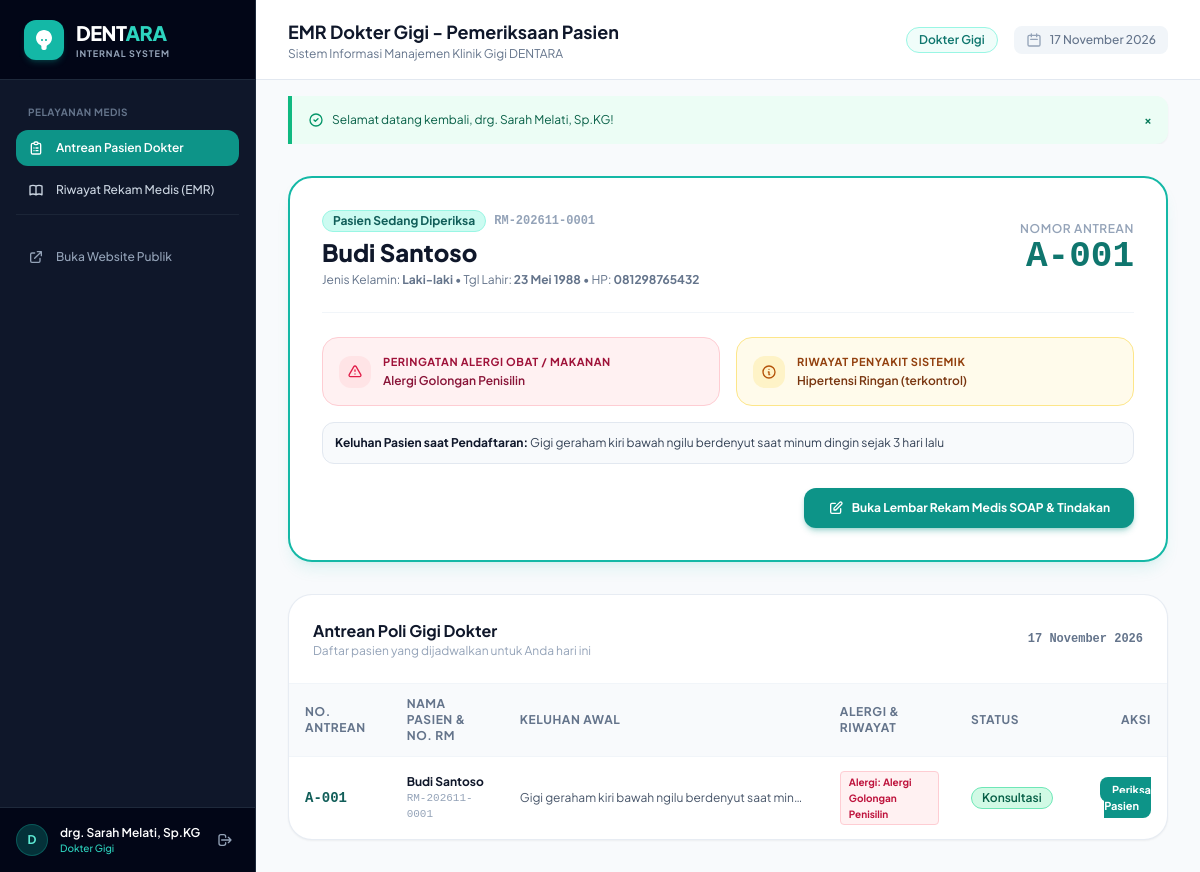
Page /doctor/dashboard (signed in) on the committed database.
### tables this page shows
CREATE TABLE `queues` (
    `id` INT AUTO_INCREMENT PRIMARY KEY,
    `queue_number` VARCHAR(10) NOT NULL,  
    `queue_date` DATE NOT NULL,
    `queue_type` ENUM('online', 'walk_in') NOT NULL DEFAULT 'walk_in',
    `appointment_id` INT DEFAULT NULL,
    `patient_id` INT NOT NULL,
    `doctor_id` INT NOT NULL,
    `status` ENUM('waiting', 'calling', 'in_consultation', 'pharmacy', 'cashier', 'completed', 'cancelled', 'skipped') NOT NULL DEFAULT 'waiting',
    `priority` ENUM('normal', 'urgent') NOT NULL DEFAULT 'normal',
    `called_at` DATETIME DEFAULT NULL,
    `consultation_start` DATETIME DEFAULT NULL,
    `consultation_end` DATETIME DEFAULT NULL,
    `completed_at` DATETIME DEFAULT NULL,
    `created_at` TIMESTAMP DEFAULT CURRENT_TIMESTAMP,
    `updated_at` TIMESTAMP DEFAULT CURRENT_TIMESTAMP ON UPDATE CURRENT_TIMESTAMP,
    INDEX `idx_queues_lookup` (`queue_date`, `status`, `doctor_id`),
    INDEX `idx_queues_num` (`queue_date`, `queue_number`),
    CONSTRAINT `fk_queues_appointment` FOREIGN KEY (`appointment_id`) REFERENCES `appointments` (`id`) ON DELETE SET NULL,
    CONSTRAINT `fk_queues_patient` FOREIGN KEY (`patient_id`) REFERENCES `patients` (`id`) ON DELETE RESTRICT,
    CONSTRAINT `fk_queues_doctor` FOREIGN KEY (`doctor_id`) REFERENCES `doctors` (`id`) ON DELETE RESTRICT
);

CREATE TABLE `patients` (
    `id` INT AUTO_INCREMENT PRIMARY KEY,
    `user_id` INT DEFAULT NULL UNIQUE,  
    `medical_record_number` VARCHAR(20) NOT NULL UNIQUE,  
    `nik` VARCHAR(16) NOT NULL UNIQUE,
    `full_name` VARCHAR(100) NOT NULL,
    `gender` ENUM('L', 'P') NOT NULL,
    `birth_place` VARCHAR(50) DEFAULT NULL,
    `birth_date` DATE NOT NULL,
    `blood_type` ENUM('A', 'B', 'AB', 'O', '-') DEFAULT '-',
    `phone` VARCHAR(20) NOT NULL,
    `email` VARCHAR(100) DEFAULT NULL,
    `address` TEXT NOT NULL,
    `occupation` VARCHAR(50) DEFAULT NULL,
    `allergies` TEXT DEFAULT NULL,  
    `medical_history` TEXT DEFAULT NULL,  
    `emergency_contact_name` VARCHAR(100) DEFAULT NULL,
    `emergency_contact_phone` VARCHAR(20) DEFAULT NULL,
    `emergency_contact_relation` VARCHAR(50) DEFAULT NULL,
    `created_at` TIMESTAMP DEFAULT CURRENT_TIMESTAMP,
    `updated_at` TIMESTAMP DEFAULT CURRENT_TIMESTAMP ON UPDATE CURRENT_TIMESTAMP,
    INDEX `idx_patients_rm` (`medical_record_number`),
    INDEX `idx_patients_nik` (`nik`),
    INDEX `idx_patients_name` (`full_name`),
    CONSTRAINT `fk_patients_user` FOREIGN KEY (`user_id`) REFERENCES `users` (`id`) ON DELETE SET NULL
);

CREATE TABLE `appointments` (
    `id` INT AUTO_INCREMENT PRIMARY KEY,
    `booking_code` VARCHAR(20) NOT NULL UNIQUE,  
    `patient_id` INT DEFAULT NULL,
    `patient_name` VARCHAR(100) NOT NULL,
    `patient_phone` VARCHAR(20) NOT NULL,
    `patient_email` VARCHAR(100) DEFAULT NULL,
    `doctor_id` INT NOT NULL,
    `appointment_date` DATE NOT NULL,
    `estimated_time` TIME DEFAULT NULL,
    `complaint` TEXT NOT NULL,  
    `is_new_patient` TINYINT(1) NOT NULL DEFAULT 0,
    `status` ENUM('pending', 'confirmed', 'checked_in', 'cancelled', 'completed') NOT NULL DEFAULT 'pending',
    `cancellation_reason` TEXT DEFAULT NULL,
    `created_at` TIMESTAMP DEFAULT CURRENT_TIMESTAMP,
    `updated_at` TIMESTAMP DEFAULT CURRENT_TIMESTAMP ON UPDATE CURRENT_TIMESTAMP,
    INDEX `idx_appointments_date` (`appointment_date`, `status`),
    INDEX `idx_appointments_booking_code` (`booking_code`),
    CONSTRAINT `fk_appointments_patient` FOREIGN KEY (`patient_id`) REFERENCES `patients` (`id`) ON DELETE SET NULL,
    CONSTRAINT `fk_appointments_doctor` FOREIGN KEY (`doctor_id`) REFERENCES `doctors` (`id`) ON DELETE RESTRICT
);

### app/Views/doctor/dashboard.php (the view, shortened to what the rows shown need)
<div class="space-y-8">
    <?php if ($currentPatient): ?>
        <div class="bg-white rounded-3xl p-6 sm:p-8 border-2 border-teal-500 shadow-lg shadow-teal-500/10">
            <div class="flex flex-col md:flex-row md:items-center justify-between pb-6 border-b border-slate-100 gap-4">
                <div>
                    <div class="flex items-center gap-2 mb-1">
                        <span class="px-2.5 py-0.5 rounded-full text-xs font-bold bg-teal-100 text-teal-800 border border-teal-200">
                            Pasien Sedang Diperiksa
                        </span>
                        <span class="font-mono text-xs font-bold text-slate-400"><?= sanitize($currentPatient['medical_record_number']) ?></span>
                    </div>
                    <h2 class="text-2xl font-black text-slate-900"><?= sanitize($currentPatient['patient_name']) ?></h2>
                    <p class="text-xs text-slate-500 mt-1">
                        Jenis Kelamin: <strong><?= $currentPatient['gender'] === 'L' ? 'Laki-laki' : 'Perempuan' ?></strong> &bull;
                        Tgl Lahir: <strong><?= formatDateIndo($currentPatient['birth_date']) ?></strong> &bull;
                        HP: <strong><?= sanitize($currentPatient['phone']) ?></strong>
                    </p>
                </div>
                <div class="text-right">
                    <span class="text-xs text-slate-400 font-semibold block uppercase tracking-wider">Nomor Antrean</span>
                    <span class="text-4xl font-black text-teal-700 font-mono"><?= sanitize($currentPatient['queue_number']) ?></span>
                </div>
            </div>
            <div class="grid grid-cols-1 md:grid-cols-2 gap-4 mt-6">
                <div class="p-4 rounded-2xl bg-rose-50 border border-rose-200 flex items-start gap-3">
                    <div class="w-8 h-8 rounded-xl bg-rose-100 text-rose-600 flex items-center justify-center flex-shrink-0 mt-0.5">
                        <svg class="w-4 h-4" fill="none" stroke="currentColor" viewBox="0 0 24 24"><path stroke-linecap="round" stroke-linejoin="round" stroke-width="2" d="M12 9v2m0 4h.01m-6.938 4h13.856c1.54 0 2.502-1.667 1.732-3L13.732 4c-.77-1.333-2.694-1.333-3.464 0L3.34 16c-.77 1.333.192 3 1.732 3z"/></svg>
                    </div>
                    <div>
                        <span class="text-[11px] font-bold text-rose-800 uppercase tracking-wider block">Peringatan Alergi Obat / Makanan</span>
                        <p class="text-xs font-semibold text-rose-900 mt-0.5">
                            <?= !empty($currentPatient['allergies']) ? sanitize($currentPatient['allergies']) : 'Tidak ada riwayat alergi yang dilaporkan.' ?>
                        </p>
                    </div>
                </div>
                <div class="p-4 rounded-2xl bg-amber-50 border border-amber-200 flex items-start gap-3">
                    <div class="w-8 h-8 rounded-xl bg-amber-100 text-amber-700 flex items-center justify-center flex-shrink-0 mt-0.5">
                        <svg class="w-4 h-4" fill="none" stroke="currentColor" viewBox="0 0 24 24"><path stroke-linecap="round" stroke-linejoin="round" stroke-width="2" d="M13 16h-1v-4h-1m1-4h.01M21 12a9 9 0 11-18 0 9 9 0 0118 0z"/></svg>
                    </div>
                    <div>
                        <span class="text-[11px] font-bold text-amber-800 uppercase tracking-wider block">Riwayat Penyakit Sistemik</span>
                        <p class="text-xs font-semibold text-amber-900 mt-0.5">
                            <?= !empty($currentPatient['medical_history']) ? sanitize($currentPatient['medical_history']) : 'Tidak ada riwayat penyakit sistemik.' ?>
                        </p>
                    </div>
                </div>
            </div>
            <?php if (!empty($currentPatient['complaint'])): ?>
                <div class="mt-4 p-3 bg-slate-50 rounded-xl border border-slate-200 text-xs text-slate-700">
                    <strong class="text-slate-900">Keluhan Pasien saat Pendaftaran:</strong> <?= sanitize($currentPatient['complaint']) ?>
                </div>
            <?php endif; ?>
            <div class="mt-6 flex justify-end">
                <a href="<?= url('doctor/emr/create/' . $currentPatient['id']) ?>" class="px-6 py-3 bg-teal-600 hover:bg-teal-700 text-white font-bold rounded-xl text-xs shadow-md shadow-teal-600/30 transition flex items-center gap-2">
                    <svg class="w-4 h-4" fill="none" stroke="currentColor" viewBox="0 0 24 24"><path stroke-linecap="round" stroke-linejoin="round" stroke-width="2" d="M11 5H6a2 2 0 00-2 2v11a2 2 0 002 2h11a2 2 0 002-2v-5m-1.414-9.414a2 2 0 112.828 2.828L11.828 15H9v-2.828l8.586-8.586z"/></svg>
                    Buka Lembar Rekam Medis SOAP & Tindakan
                </a>
            </div>
        </div>
    <?php endif; ?>
    <div class="bg-white rounded-3xl border border-slate-200/80 shadow-sm overflow-hidden">
        <div class="p-6 border-b border-slate-100 flex items-center justify-between">
            <div>
                <h3 class="text-base font-bold text-slate-900">Antrean Poli Gigi Dokter</h3>
                <p class="text-xs text-slate-400">Daftar pasien yang dijadwalkan untuk Anda hari ini</p>
            </div>
            <span class="text-xs font-semibold text-slate-500 font-mono"><?= formatDateIndo($today) ?></span>
        </div>
        <div class="overflow-x-auto">
            <table class="w-full text-xs text-left">
                <thead class="bg-slate-50 text-slate-500 uppercase font-bold tracking-wider border-b border-slate-100">
                    <tr>
                        <th class="py-3 px-4">No. Antrean</th>
                        <th class="py-3 px-4">Nama Pasien & No. RM</th>
                        <th class="py-3 px-4">Keluhan Awal</th>
                        <th class="py-3 px-4">Alergi & Riwayat</th>
                        <th class="py-3 px-4">Status</th>
                        <th class="py-3 px-4 text-right">Aksi</th>
                    </tr>
                </thead>
                <tbody class="divide-y divide-slate-100">
                    <?php if (!empty($queues)): ?>
                        <?php foreach ($queues as $q): ?>
                            <tr class="hover:bg-slate-50">
                                <td class="py-3.5 px-4 font-black font-mono text-sm text-teal-800">
                                    <?= sanitize($q['queue_number']) ?>
                                </td>
                                <td class="py-3.5 px-4">
                                    <div class="font-bold text-slate-900"><?= sanitize($q['patient_name']) ?></div>
                                    <div class="text-[11px] text-slate-400 font-mono"><?= sanitize($q['medical_record_number']) ?></div>
                                </td>
                                <td class="py-3.5 px-4 text-slate-600 max-w-xs truncate"><?= sanitize($q['complaint'] ?? '-') ?></td>
                                <td class="py-3.5 px-4">
                                    <?php if (!empty($q['allergies'])): ?>
                                        <span class="inline-block px-2 py-0.5 rounded text-[10px] font-bold bg-rose-50 text-rose-700 border border-rose-200">
                                            Alergi: <?= sanitize($q['allergies']) ?>
                                        </span>
                                    <?php else: ?>
                                        <span class="text-slate-400 text-[11px]">-</span>
                                    <?php endif; ?>
                                </td>
                                <td class="py-3.5 px-4">
                                    <?= getQueueBadge($q['status']) ?>
                                </td>
                                <td class="py-3.5 px-4 text-right">
                                    <a href="<?= url('doctor/consultation/open/' . $q['id']) ?>" class="px-3 py-1.5 bg-teal-600 hover:bg-teal-700 text-white rounded-lg font-bold text-[11px] transition">
                                        Periksa Pasien
                                    </a>
                                </td>
                            </tr>
                        <?php endforeach; ?>
                    <?php endif; ?>
                </tbody>
            </table>
        </div>
    </div>
</div>

### app/Helpers/functions.php (shortened to what the rows shown need)
<?php
function url(string $path = ''): string {
    return BASE_URL . '/' . ltrim($path, '/');
}
function formatDateIndo($dateStr, bool $includeTime = false): string {
    $timestamp = strtotime($dateStr);
    $bulan = [
        1 => 'Januari', 'Februari', 'Maret', 'April', 'Mei', 'Juni',
        'Juli', 'Agustus', 'September', 'Oktober', 'November', 'Desember'
    ];
    $tgl = date('d', $timestamp);
    $bln = $bulan[(int)date('m', $timestamp)];
    $thn = date('Y', $timestamp);
    $result = "{$tgl} {$bln} {$thn}";
    return $result;
}
function sanitize($input) {
    return htmlspecialchars(trim((string)$input), ENT_QUOTES, 'UTF-8');
}
function getQueueBadge(string $status): string {
    $map = [
        'waiting'         => ['class' => 'bg-amber-100 text-amber-800 border-amber-300', 'label' => 'Menunggu'],
        'calling'         => ['class' => 'bg-blue-100 text-blue-800 border-blue-300 animate-pulse', 'label' => 'Dipanggil'],
        'in_consultation' => ['class' => 'bg-emerald-100 text-emerald-800 border-emerald-300', 'label' => 'Konsultasi'],
        'pharmacy'        => ['class' => 'bg-purple-100 text-purple-800 border-purple-300', 'label' => 'Apotek'],
        'cashier'         => ['class' => 'bg-cyan-100 text-cyan-800 border-cyan-300', 'label' => 'Kasir'],
        'completed'       => ['class' => 'bg-gray-100 text-gray-800 border-gray-300', 'label' => 'Selesai'],
        'cancelled'       => ['class' => 'bg-rose-100 text-rose-800 border-rose-300', 'label' => 'Batal'],
        'skipped'         => ['class' => 'bg-orange-100 text-orange-800 border-orange-300', 'label' => 'Dilewati'],
    ];
    $item = $map[$status] ?? ['class' => 'bg-gray-100 text-gray-800 border-gray-300', 'label' => ucfirst($status)];
    return "<span class=\"inline-flex items-center px-2.5 py-0.5 rounded-full text-xs font-semibold border {$item['class']}\">{$item['label']}</span>";
}

### app/Core/Router.php (shortened to what the rows shown need)
<?php
class Router {
    private array $routes = [];
    private function addRoute(string $method, string $path, $handler, array $middlewares = []): void {
        $this->routes[] = [
            'method'      => strtoupper($method),
            'path'        => '/' . trim($path, '/'),
            'handler'     => $handler,
            'middlewares' => $middlewares,
        ];
    }
    public function dispatch(): void {
        $requestMethod = $_SERVER['REQUEST_METHOD'] ?? 'GET';
        $requestUri = parse_url($_SERVER['REQUEST_URI'] ?? '/', PHP_URL_PATH);
        $scriptName = str_replace('\\', '/', dirname($_SERVER['SCRIPT_NAME'] ?? ''));
        if ($scriptName !== '/' && strpos($requestUri, $scriptName) === 0) {
            $requestUri = substr($requestUri, strlen($scriptName));
        }
        $requestUri = '/' . trim($requestUri, '/');
        foreach ($this->routes as $route) {
            if ($route['method'] !== $requestMethod) {
                continue;
            }
            $pattern = preg_replace('/\{([a-zA-Z0-9_]+)\}/', '(?P<$1>[^/]+)', $route['path']);
            $pattern = '#^' . $pattern . '$#';
            if (preg_match($pattern, $requestUri, $matches)) {
                $params = array_filter($matches, 'is_string', ARRAY_FILTER_USE_KEY);
                $handler = $route['handler'];
                if (is_string($handler) && strpos($handler, '@') !== false) {
                    [$controllerName, $action] = explode('@', $handler);
                    $controller = new $fullControllerClass();
                    call_user_func_array([$controller, $action], $params);
                    return;
                }
            }
        }
        exit;
    }
}

### rows in the picture
queues: patient.medical_record_number "RM-202611-0001", patient.full_name "Budi Santoso", patient.birth_date "23 Mei 1988", patient.phone "081298765432", queue_number "A-001", patient.allergies "Alergi Golongan Penisilin", patient.medical_history "Hipertensi Ringan (terkontrol)", appointment.complaint "Gigi geraham kiri bawah ngilu berdenyut saat minum dingin sejak 3 hari lalu", appointment.complaint "Gigi geraham kiri bawah ngilu berdenyut saat min…", status "Konsultasi"
